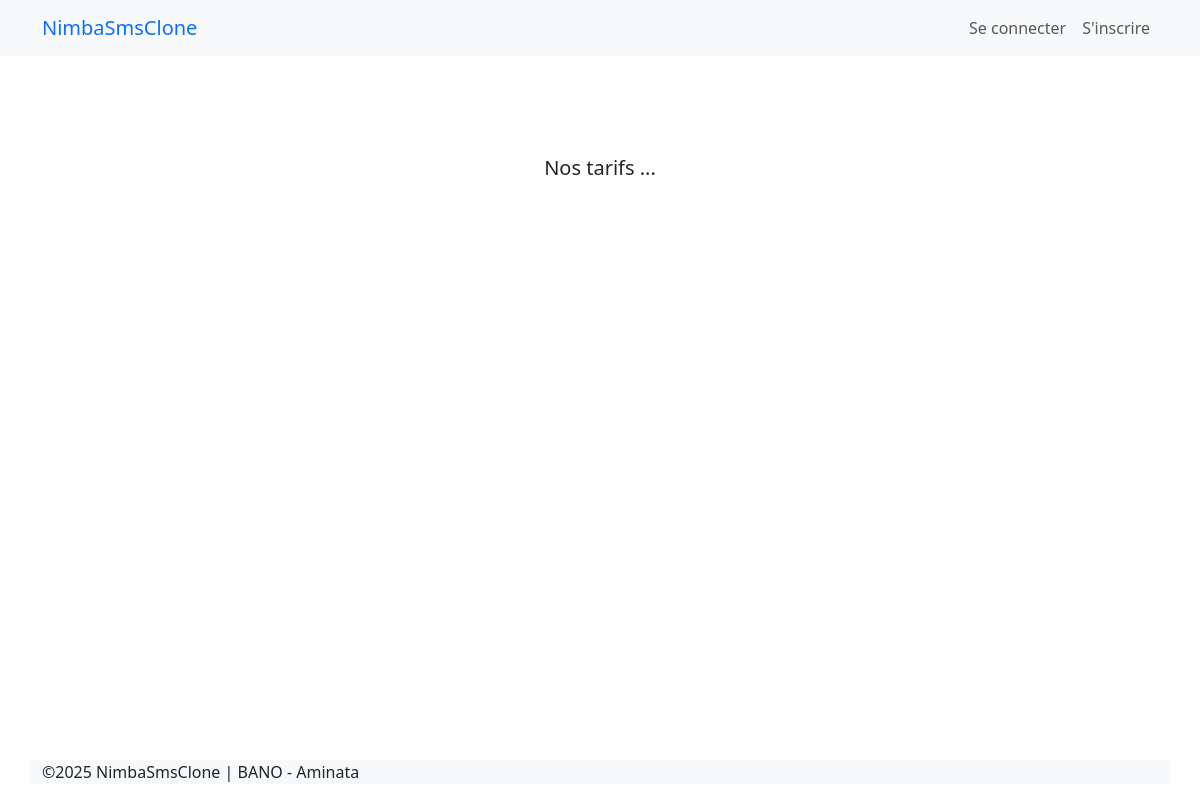
Before: /nos-tarifs with the older database file.
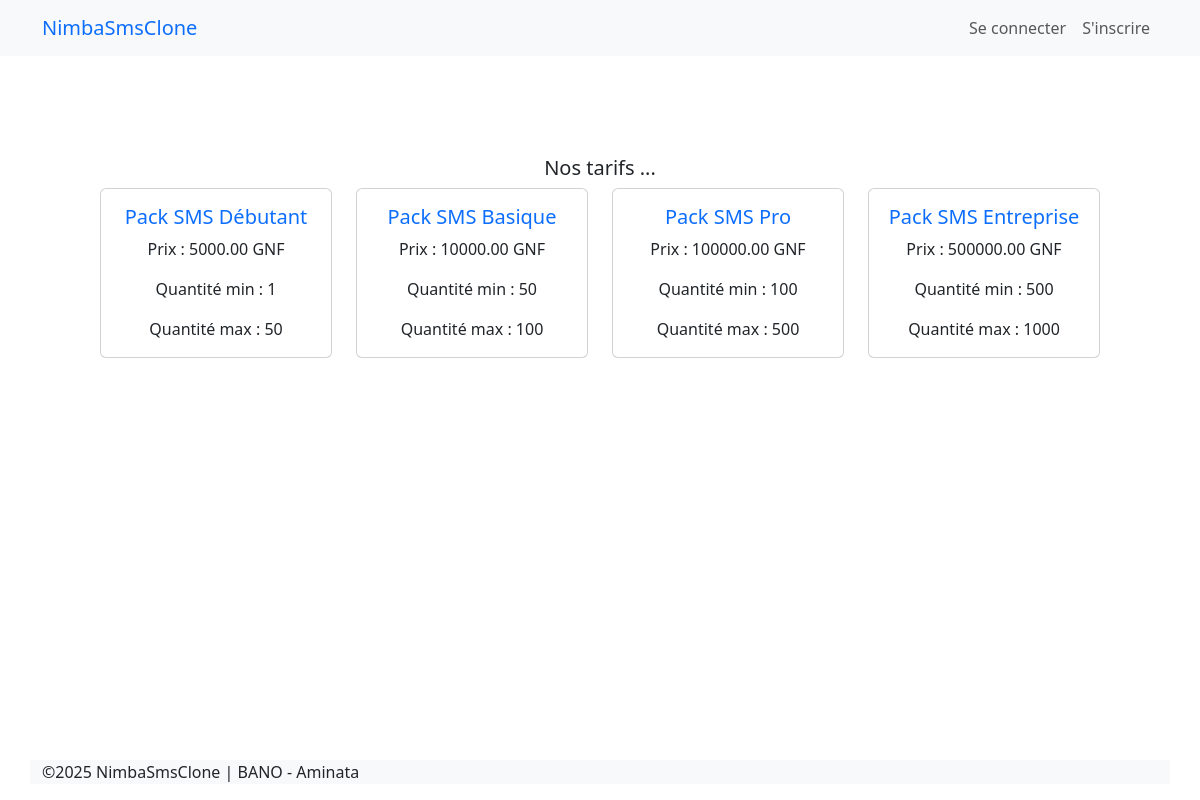
After: the same page with the newer database file.
### sms/models.py (models this page shows, shortened)
class Tarif(models.Model):
    sms_pack = models.ForeignKey(SmsPack, on_delete=models.CASCADE)  # Pack de SMS auquel le tarif est associé
    price = models.DecimalField(max_digits=10, decimal_places=2)  # Prix du pack, avec une précision de 2 décimales
    min_quantity = models.IntegerField()  # Quantité minimale de SMS pour que le tarif s'applique
    max_quantity = models.IntegerField()  # Quantité maximale de SMS pour que le tarif s'applique
    created_at = models.DateTimeField(auto_now_add=True)  # Date et heure de création du tarif

class SmsPack(models.Model):
    name = models.CharField(max_length=255)  # Nom du pack (ex : pack de 100 SMS)
    sms_count = models.IntegerField()  # Nombre de SMS dans ce pack
    created_at = models.DateTimeField(auto_now_add=True)  # Date et heure de création du pack
    def __str__(self):
        return self.name  # Affiche le nom du pack comme représentation textuelle

### sms/views.py (the view)
# urls.py: path('nos-tarifs', tarif, name='tarifs')
def tarif(request) :
    tarifs =  Tarif.objects.all();
    return render(request, 'sms/tarif.html', context={'tarifs' : tarifs})

### sms/templates/sms/tarif.html (shortened to what this page needs)
{% extends 'sms/base_ui.html' %}
{% block content %}
<main class="container text-center" style="padding: 0">
  <h1 class="lead">Nos tarifs ...</h1>
  <div class="row">
    {% for tarif in tarifs %}
    <div class="col-3">
      <div class="card mr-3">
        <div class="card-body">
          <h5 class="card-title text-primary">Pack SMS {{ tarif.sms_pack }}</h5>
          <p class="card-text">Prix : {{ tarif.price }} GNF</p>
          <p class="card-text">Quantité min : {{ tarif.min_quantity }}</p>
          <p class="card-text">Quantité max : {{ tarif.max_quantity }}</p>
        </div>
      </div>
    </div>
    {% endfor %}
  </div>
</main>
{% endblock content %}

### sms/templates/sms/base_ui.html (shortened to what this page needs)
<!DOCTYPE html>
<html lang="fr">
  <head>
    <link
      href="https://cdn.jsdelivr.net/npm/bootstrap@5.3.3/dist/css/bootstrap.min.css"
      rel="stylesheet"
    />
  </head>
  <body>
    <header>
      <nav class="navbar navbar-expand-lg bg-body-tertiary">
        <div class="container">
          <a class="navbar-brand text-primary" href="/">NimbaSmsClone</a>
          <div class="collapse navbar-collapse" id="navbarSupportedContent">
            <ul class="navbar-nav ms-auto mb-2 mb-lg-0">
              <li class="nav-item">
                <a class="nav-link" aria-current="page" href="#"
                  >Se connecter</a
                >
              </li>
              <li class="nav-item">
                <a class="nav-link" aria-current="page" href="#">S'inscrire</a>
              </li>
            </ul>
          </div>
        </div>
      </nav>
    </header>
    <main>{% block content %}{% endblock content %}</main>
    <footer>
      <p class="container bg-body-tertiary">
        &copy;2025 NimbaSmsClone | BANO - Aminata
      </p>
    </footer>
  </body>
</html>

### sms/templates/sms/base_ui.html (style rules this page uses)
html, body { margin: 0; height: 100%; }
body { display: flex; flex-direction: column; }
main { padding: 100px; flex: 1; }

Changed rows visible on the page:
added Tarif: sms_pack "Débutant", price "5000.00", min_quantity "1", max_quantity "50"
added Tarif: sms_pack "Basique", price "10000.00", min_quantity "50", max_quantity "100"
added Tarif: sms_pack "Pro", price "100000.00", min_quantity "100", max_quantity "500"
added Tarif: sms_pack "Entreprise", price "500000.00", min_quantity "500", max_quantity "1000"
